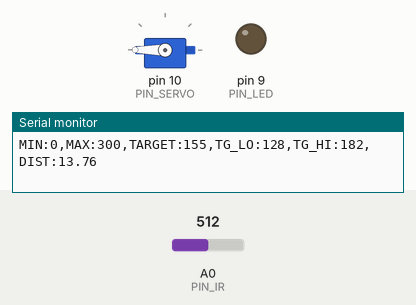
Recording of a sketch running on a simulated Arduino Uno, built with avr-gcc and run on an emulated ATmega328P. Parts: servo, output pins drawn as LEDs (lit = HIGH), the last lines printed to the serial monitor. The inputs (shaded band) are chosen by the test bench; at power-on: A0 (PIN_IR) = 512.

Above: at 1.2 s.
1.3 s: A0 (PIN_IR) set to 306
4.3 s: A0 (PIN_IR) set to 245
At 7.1 s:
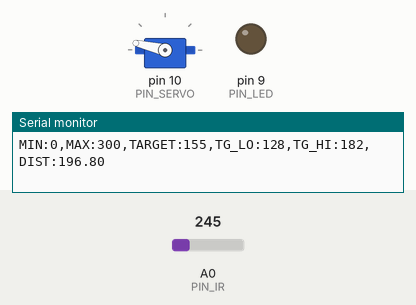
7.3 s: A0 (PIN_IR) set to 900
10.3 s: A0 (PIN_IR) set to 1010
At 10.7 s:
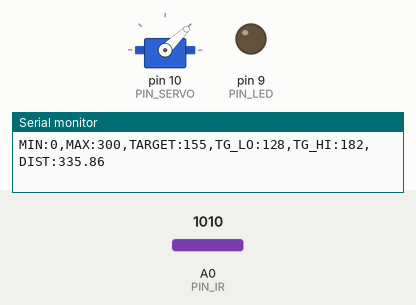
11.8 s: A0 (PIN_IR) set to 716
At 13.0 s:
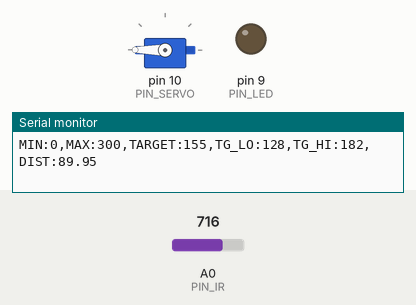
13.3 s: A0 (PIN_IR) set to 1023
At 14.8 s:
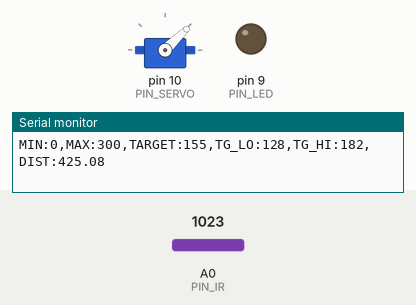
Timing chart, 0 to 15.8 s (numbered marks = the images above; inputs shaded):
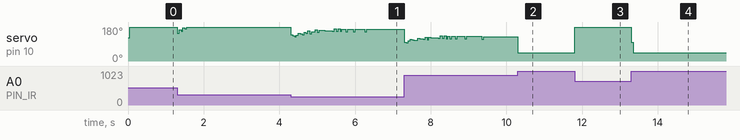

Measured:
- after the input at 10.3 s, servo on pin 10 (PIN_SERVO): 129° → 44° at once
- after the input at 11.8 s, servo on pin 10 (PIN_SERVO): 44° → 180° at once
- after the input at 13.3 s, servo on pin 10 (PIN_SERVO): 180° → 44° at once

The sketch:

26_PD_final.ino
```cpp
#include <Servo.h>

// Arduino pin assignment
#define PIN_LED   9
#define PIN_SERVO 10
#define PIN_IR    A0

// Event interval parameters
#define _INTERVAL_DIST    50 // distance sensor interval (unit: ms)
#define _INTERVAL_SERVO   50 // servo interval (unit: ms)
#define _INTERVAL_SERIAL  80  // serial interval (unit: ms)

// EMA filter configuration for the IR distance sensor
#define _EMA_ALPHA 0.1    // EMA weight of new sample (range: 0 to 1)
                          // Setting EMA to 1 effectively disables EMA filter

// Servo adjustment - Set _DUTY_MAX, _NEU, _MIN with your own numbers
#define _DUTY_MAX 3000 // 2000
#define _DUTY_NEU 1800 // 1500
#define _DUTY_MIN 1000 // 1000

#define _SERVO_ANGLE_DIFF  70  // Replace with |D - E| degree
#define _SERVO_SPEED       1000  // servo speed

// Target Distance
#define _DIST_TARGET    255 // Center of the rail (unit:mm)

// PID parameters
#define _KP 8  // proportional gain
#define _KD 130  // derivative gain
//#define _KI 0.0   // integral gain

// global variables

Servo myservo;      // Servo instance

float dist_ema;     // filtered distance

// Event periods
unsigned long last_sampling_time_dist, last_sampling_time_servo, last_sampling_time_serial; // unit: ms
bool event_dist, event_servo, event_serial; // event triggered?

// Servo speed control
int duty_chg_per_interval;     // maximum duty difference per interval

// Servo position
int duty_target, duty_current;

// PID variables
int error_current, error_prev;
float pterm, dterm, iterm;

void setup() {
  // initialize GPIO pins
  pinMode(PIN_LED,OUTPUT);

  myservo.attach(PIN_SERVO);
  duty_target = duty_current = _DUTY_NEU;
  myservo.writeMicroseconds(duty_current);

  // convert angle speed into duty change per interval
  duty_chg_per_interval =
    (float)(_DUTY_MAX - _DUTY_MIN) * ((float)_SERVO_SPEED / _SERVO_ANGLE_DIFF) * (_INTERVAL_SERVO / 1000.0);

  // initialize serial port
  Serial.begin(1000000);

  dist_ema = volt_to_distance(ir_sensor_filtered(10, 0.5, 0));
  error_current = error_prev = _DIST_TARGET - dist_ema;
}

void loop() {
  unsigned long time_current = millis();

  // wait until next event time
  if (time_current >= (last_sampling_time_dist + _INTERVAL_DIST)) {
    last_sampling_time_dist += _INTERVAL_DIST;
    event_dist = true;
  }
  if (time_current >= (last_sampling_time_servo + _INTERVAL_SERVO)) {
    last_sampling_time_servo += _INTERVAL_SERVO;
    event_servo = true;
  }
  if (time_current >= (last_sampling_time_serial + _INTERVAL_SERIAL)) {
    last_sampling_time_serial += _INTERVAL_SERIAL;
    event_serial = true;
  }

  if (event_dist) {
    float dist_filtered; // unit: mm
    int control;

    event_dist = false;

    // get a distance reading from the distance sensor
    dist_filtered = volt_to_distance(ir_sensor_filtered(10, 0.5, 0));
    dist_ema = _EMA_ALPHA * dist_filtered + (1.0 - _EMA_ALPHA) * dist_ema;

   // PID control logic
    error_current = _DIST_TARGET - dist_ema;

    pterm = _KP * error_current;
    dterm = _KD * (error_current - error_prev);

    control = pterm + dterm /* + iterm*/;
    error_prev = error_current;

    duty_target = _DUTY_NEU + control;

    // Limit duty_target within the range of [_DUTY_MIN, _DUTY_MAX]
    if (duty_target < _DUTY_MIN)
      duty_target = _DUTY_MIN; // lower limit
    if (duty_target > _DUTY_MAX)
      duty_target = _DUTY_MAX; // upper limit
  }

  if (event_servo) {
    event_servo = false;

    // adjust duty_current toward duty_target by duty_chg_per_interval
    if (duty_target > duty_current) {
      duty_current += duty_chg_per_interval;
      if (duty_current > duty_target)
        duty_current = duty_target;
    } else {
      duty_current -= duty_chg_per_interval;
      if (duty_current < duty_target)
        duty_current = duty_target;
    }

    // update servo position
    myservo.writeMicroseconds(duty_current);
  }

  if (event_serial) {
    event_serial = false;

    // use for debugging
    if (0) {
      Serial.print(",ERROR:"); Serial.print(error_current);
      Serial.print(",pterm:"); Serial.print(pterm);
      Serial.print(",dterm:"); Serial.print(dterm);
      Serial.print(",duty_target:"); Serial.print(duty_target);
      Serial.print(",duty_current:"); Serial.print(duty_current);
    }
    Serial.print("MIN:0,MAX:300,TARGET:155,TG_LO:128,TG_HI:182,DIST:");
    Serial.println(dist_ema);
  }
}

float volt_to_distance(int a_value)
{
  // Replace next line into your own equation
  // return (6762.0 / (a_value - 9) - 4.0) * 10.0;
  //return 939 + (-4.64*a_value) + (8.43E-03* pow(a_value,2)) + (-5.51E-06 * pow(a_value,3));
  //return 714 + (-2.39*a_value) + (2.03E-03 * pow(a_value,2));
  //return 644 + (-2.26*a_value) + (2.02E-03 * pow(a_value,2)); //- 30
  //return 787 + (-2.5*a_value) + (2.02E-03 * pow(a_value,2)); +30

  //return 594 + (-2.14*a_value) + (1.96E-03 * pow(a_value,2)); //-50
  //return 626 + (-2.2 * a_value) + (1.96E-03 * pow(a_value,2)); //-35
  return 611 + (-2.17 * a_value) + (1.96E-03 * pow(a_value,2)); //- 42
  //return ???;
}

int compare(const void *a, const void *b) {
  return (*(unsigned int *)a - *(unsigned int *)b);
}

unsigned int ir_sensor_filtered(unsigned int n, float position, int verbose)
{
  // Eliminate spiky noise of an IR distance sensor by repeating measurement and taking a middle value
  // n: number of measurement repetition
  // position: the percentile of the sample to be taken (0.0 <= position <= 1.0)
  // verbose: 0 - normal operation, 1 - observing the internal procedures, and 2 - calculating elapsed time.
  // Example 1: ir_sensor_filtered(n, 0.5, 0) => return the median value among the n measured samples.
  // Example 2: ir_sensor_filtered(n, 0.0, 0) => return the smallest value among the n measured samples.
  // Example 3: ir_sensor_filtered(n, 1.0, 0) => return the largest value among the n measured samples.

  // The output of Sharp infrared sensor includes lots of spiky noise.
  // To eliminate such a spike, ir_sensor_filtered() performs the following two steps:
  // Step 1. Repeat measurement n times and collect n * position smallest samples, where 0 <= postion <= 1.
  // Step 2. Return the position'th sample after sorting the collected samples.

  // returns 0, if any error occurs

  unsigned int *ir_val, ret_val;
  unsigned int start_time;

  if (verbose >= 2)
    start_time = millis();

  if ((n == 0) || (n > 100) || (position < 0.0) || (position > 1))
    return 0;

  if (position == 1.0)
    position = 0.999;

  if (verbose == 1) {
    Serial.print("n: "); Serial.print(n);
    Serial.print(", position: "); Serial.print(position);
    Serial.print(", ret_idx: ");  Serial.println((unsigned int)(n * position));
  }

  ir_val = (unsigned int *)malloc(sizeof(unsigned int) * n);
  if (ir_val == NULL)
    return 0;

  if (verbose == 1)
    Serial.print("IR:");

  for (int i = 0; i < n; i++) {
    ir_val[i] = analogRead(PIN_IR);
    if (verbose == 1) {
        Serial.print(" ");
        Serial.print(ir_val[i]);
    }
  }

  if (verbose == 1)
    Serial.print  ("  => ");

  qsort(ir_val, n, sizeof(unsigned int), compare);
  ret_val = ir_val[(unsigned int)(n * position)];

  if (verbose == 1) {
    for (int i = 0; i < n; i++) {
        Serial.print(" ");
        Serial.print(ir_val[i]);
    }
    Serial.print(" :: ");
    Serial.println(ret_val);
  }
  free(ir_val);

  if (verbose >= 2) {
    Serial.print("Elapsed time: "); Serial.print(millis() - start_time); Serial.println("ms");
  }

  return ret_val;
}
```
